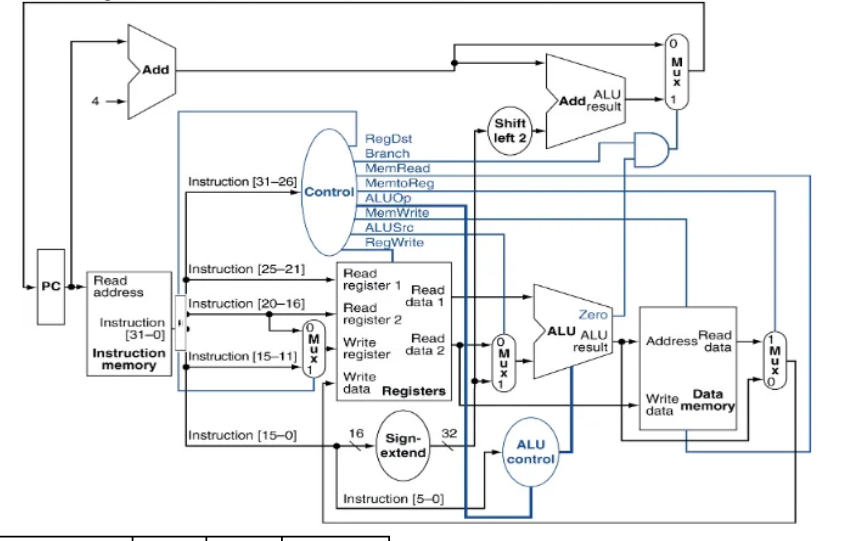
#> input picture datapath_base_PH.png, 844 x 541 px, found by its file name
$ python grid.py
#> lines starting #> are read from the running program, lines starting #| are printed output that depends on the picture
from PIL import Image, ImageDraw, ImageFont
base = Image.open("C:/Users/erenj/OneDrive/Escritorio/arqui/datapath_base_PH.png").convert("RGB")
#> base is the input picture: PIL image 844x541 RGB; mean R, G, B 239.8, 240.8, 241.8
W,H = base.size
#> W = 844; H = 541
d = ImageDraw.Draw(base)
try:
    f = ImageFont.truetype("C:/Windows/Fonts/arial.ttf", 11)
except:
    f = ImageFont.load_default()
for x in range(0,W,50):
    d.line([(x,0),(x,H)], fill=(255,0,255), width=1)
    d.text((x+1,1), str(x), fill=(200,0,200), font=f)
    d.text((x+1,H-13), str(x), fill=(200,0,200), font=f)
for y in range(0,H,50):
    d.line([(0,y),(W,y)], fill=(0,200,255), width=1)
    d.text((1,y+1), str(y), fill=(0,120,180), font=f)
    d.text((W-25,y+1), str(y), fill=(0,120,180), font=f)
base.save("C:/Users/erenj/AppData/Local/Temp/claude/C--Users-erenj-OneDrive-Escritorio/98d9a9ad-d4cd-431c-aa6d-3bc0e73eaed2/scratchpad/base_grid.png")
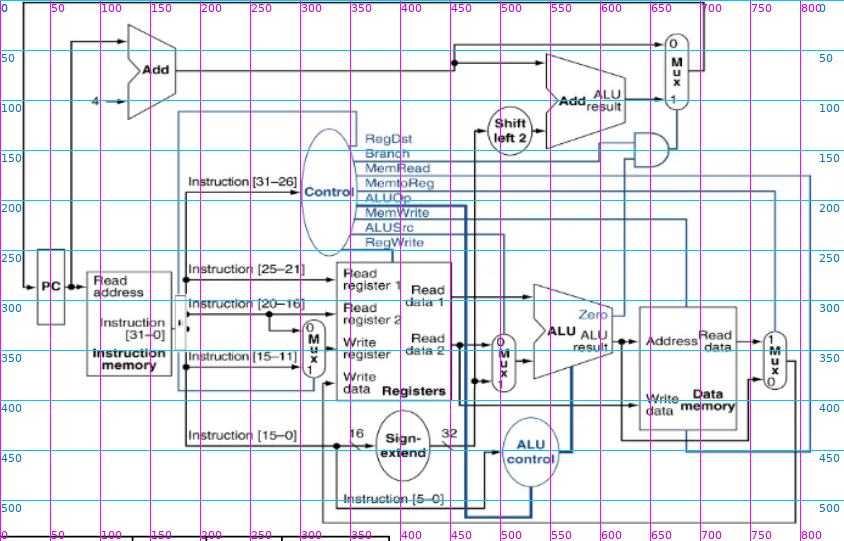
#> saved as base_grid.png: PIL image 844x541 RGB; mean R, G, B 234.3, 233.9, 241.9
print("OK", W, H)
#| OK 844 541
